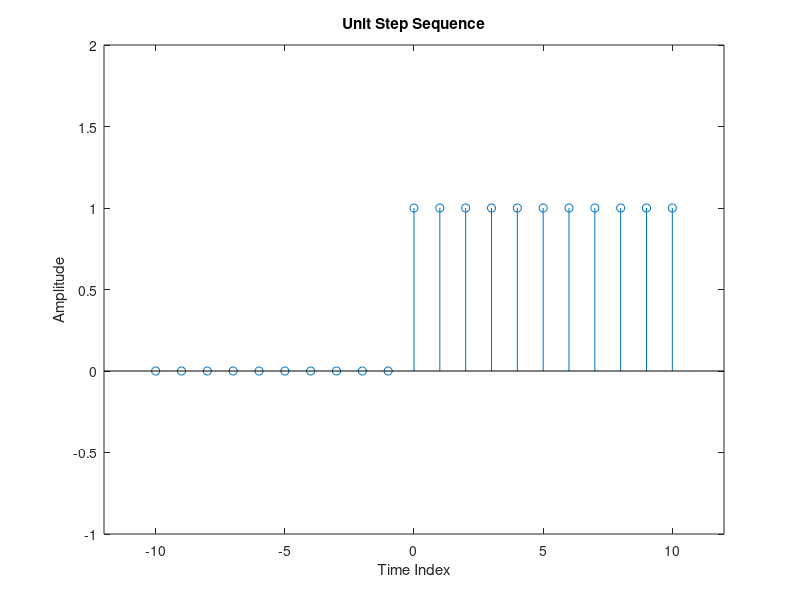

MATLAB code to generate this figure:
clc;
close all;
clear all;

% Define time index
n = -10 : 10;

% Generate unit step sequence
u = [zeros(1,10) ones(1,11)];

% Plot the signal
stem(n, u);
axis([-12 12 -1 2]);
xlabel('Time Index');
ylabel('Amplitude');
title('Unit Step Sequence');
